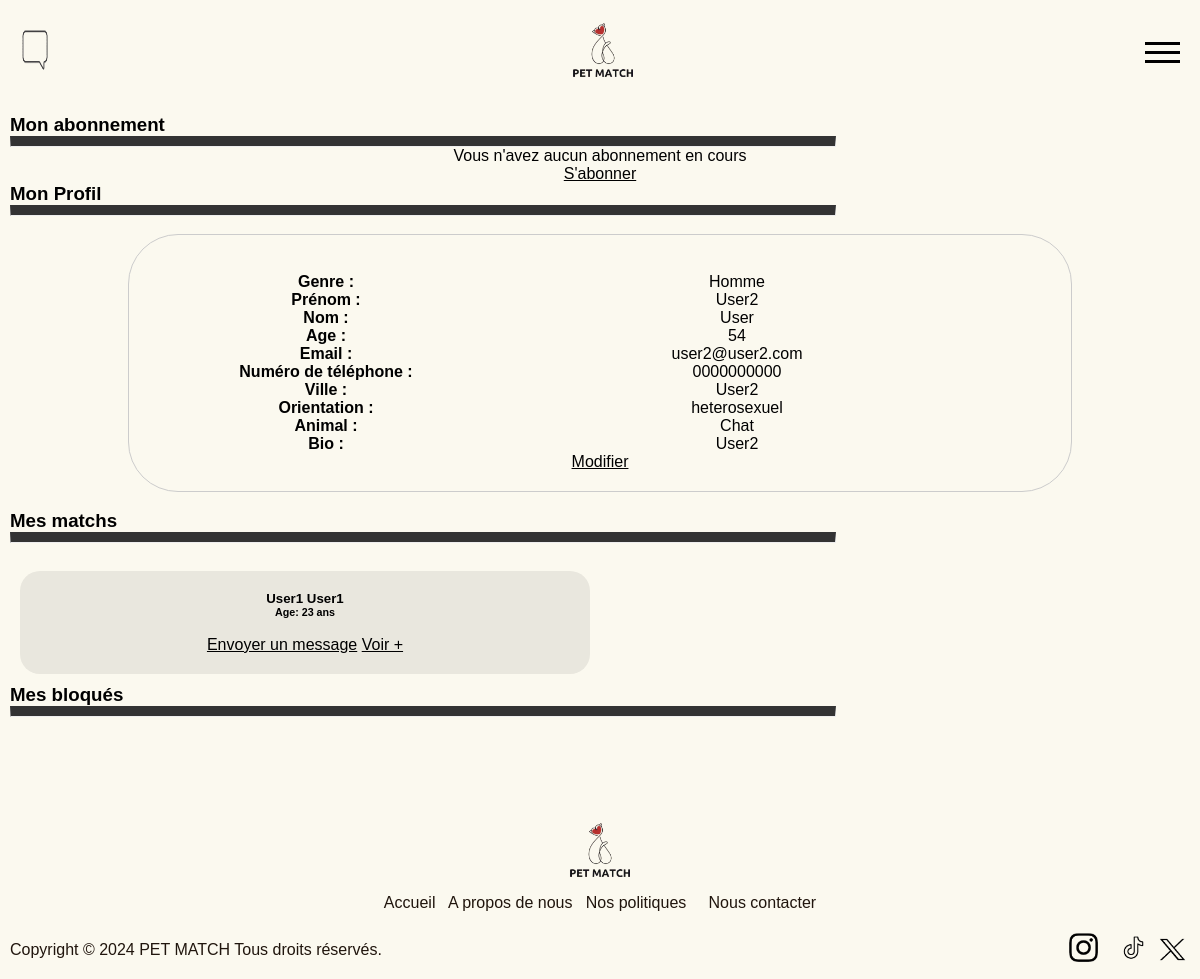
/user/user_space.php (signed in), run on the app's committed database.
### tables this page shows
CREATE TABLE user (
    id INTEGER PRIMARY KEY AUTOINCREMENT,
    gender TEXT NOT NULL,
    firstname TEXT NOT NULL,
    lastname TEXT NOT NULL,
    email TEXT NOT NULL UNIQUE,
    password TEXT NOT NULL,
    phone TEXT NOT NULL,
    city TEXT NOT NULL,
    birthday TEXT NOT NULL,
    orientation TEXT NOT NULL,
    bio TEXT,
    is_admin INTEGER NOT NULL DEFAULT 0,
    blocked INTEGER NOT NULL DEFAULT 0,
    created_at TIMESTAMP DEFAULT CURRENT_TIMESTAMP,
    subscription TEXT,
    dog_breed TEXT NOT NULL
, "photo" TEXT);

CREATE TABLE match (
    id INTEGER PRIMARY KEY AUTOINCREMENT,
    user1_id INTEGER NOT NULL,
    user2_id INTEGER NOT NULL,
    match_date TIMESTAMP DEFAULT CURRENT_TIMESTAMP,
    FOREIGN KEY (user1_id) REFERENCES user(id),
    FOREIGN KEY (user2_id) REFERENCES user(id)
);

### user/user_space.php (the view, shortened to what this page needs)
<?php include '../template/header.php';$custom_css = "../css/user_space.css"; ?>
<?php
try {
    $pdo = new PDO('sqlite:../DB/my_database.db');
    $pdo->setAttribute(PDO::ATTR_ERRMODE, PDO::ERRMODE_EXCEPTION);
    $request = $pdo->prepare('SELECT * FROM user WHERE id = ?');
    $request->execute([$_SESSION["user_id"]]);
    $response = $request->fetch(PDO::FETCH_ASSOC);
    if ($response) {
        $subscription = $pdo->prepare("SELECT * FROM subscription WHERE name = ?");
        $subscription->execute([$response['subscription']]);
        $response_subscription = $subscription->fetch(PDO::FETCH_ASSOC);
    } else {
        echo "Utilisateur non trouvé.";
    }
} catch (Exception $e) {
    echo "Erreur lors de la récupération des informations de l'utilisateur : " . $e->getMessage();
}
?>
<link rel="stylesheet" href="../css/user_space.css">
<h3>Mon abonnement</h3>
<hr style="border-top: 10px solid #333; width:70%">
<div class="center">
    <?php
        if ($response_subscription) {
            $subscription_detail = $pdo->prepare("SELECT * FROM user_subscription WHERE user_id = ?");
            $subscription_detail->execute([$response["id"]]);
            $response_subscription_detail = $subscription_detail->fetch(PDO::FETCH_ASSOC);
            echo "<p>Vous avez l'abonnement " . $response_subscription["name"] . "</p>";
            echo "<p>Il se termine le " . $response_subscription_detail["end"] . "</p>";
            echo "<p><a href='unsubscribe.php?sub_id='".$response_subscription_detail["id"]." onclick='return confirm(\"Êtes-vous sûr de vouloir résilier ?\")';>Résilier</a> <a href='change_subscription.php'>Modifier</a></p>";
        } else {
            echo "<p>Vous n'avez aucun abonnement en cours</p>";
            echo "<p><a href='subscribe.php'>S'abonner</a></p>";
        }
    ?>
</div>
<h3>Mon Profil</h3>
<hr style="border-top: 10px solid #333; width:70%">
<br>
<div class="my_infos">
    <div>
    </div>
    <div class="infos">
        <p class="type" >Genre :</p>
        <p class="value"><?php echo htmlspecialchars($response['gender']); ?></p>
    </div>
    <div class="infos">
        <p class="type" >Prénom :</p>
        <p class="value"><?php echo htmlspecialchars($response['firstname']); ?></p>
    </div>
    <div class="infos">
        <p class="type" >Nom :</p>
        <p class="value"><?php echo htmlspecialchars($response['lastname']); ?></p>
    </div>
    <div class="infos">
        <p class="type" >Age :</p>
        <p class="value">
            <?php
                $dateOfBirth = $response['birthday'];
                if (!is_null($dateOfBirth)) {
                    $birthdate = DateTime::createFromFormat('Y-m-d', $dateOfBirth);
                    if ($birthdate) {
                        $currentDate = new DateTime();
                        $age = $currentDate->diff($birthdate)->y;
                        echo $age;
                    } else {
                        echo "Format de date de naissance invalide pour l'utilisateur ID: " . $response['id'] . "<br>";
                    }
                } else {
                    echo "Date de naissance manquante pour l'utilisateur ID: " . $response['id'] . "<br>";
                }
            ?>
        </p>
    </div>
    <div class="infos">
        <p class="type" >Email :</p>
        <p class="value"><?php echo htmlspecialchars($response['email']); ?></p>
    </div>
    <div class="infos">
        <p class="type" >Numéro de téléphone :</p>
        <p class="value"><?php echo htmlspecialchars($response['phone']); ?></p>
    </div>
    <div class="infos">
        <p class="type" >Ville :</p>
        <p class="value"><?php echo htmlspecialchars($response['city']); ?></p>
    </div>
    <div class="infos">
        <p class="type" >Orientation :</p>
        <p class="value"><?php echo htmlspecialchars($response['orientation']); ?></p>
    </div>
    <div class="infos">
        <p class="type" >Animal :</p>
        <p class="value"><?php echo htmlspecialchars($response['dog_breed']); ?></p>
    </div>
    <div class="infos">
        <p class="type" >Bio :</p>
        <p class="value"><?php echo htmlspecialchars($response['bio']); ?></p>
    </div>
    <a href="edit_user_info.php">Modifier</a>
</div>
<br>
<div>
    <h3>Mes matchs</h3>
    <hr style="border-top: 10px solid #333; width:70%">
    <br>
    <?php
        $sql = "SELECT * FROM match WHERE (user1_id = ?) OR (user2_id = ?)";
        $stmt = $pdo->prepare($sql);
        $stmt->execute([$_SESSION['user_id'], $_SESSION['user_id']]);
        $users_match = $stmt->fetchAll(PDO::FETCH_ASSOC);
        foreach ($users_match as $match) {
            $other_user_id = ($match['user1_id'] == $_SESSION['user_id']) ? $match['user2_id'] : $match['user1_id'];
            $other_user_request = $pdo->prepare('SELECT * FROM user WHERE id = ?');
            $other_user_request->execute([$other_user_id]);
            $other_user = $other_user_request->fetch(PDO::FETCH_ASSOC);
            if ($other_user) {
                $birthdate = DateTime::createFromFormat('Y-m-d', $other_user['birthday']);
                $age = $birthdate ? (new DateTime())->diff($birthdate)->y : 'Inconnu';
                echo "<div class='card center'>
                    <h5>".$other_user['firstname']." ".$other_user['lastname']."</h5>
                    <h6>Age: ".$age." ans</h6>
                    <br>
                    <a href='../feature/messages.php?id=".$other_user['id']."' class='add-to-cart left-text' id='like'>Envoyer un message</a>
                    <a href='../feature/see_profile.php?id=".$other_user['id']."' class='right-text'>Voir +</a>
                </div>";
            }
        }
    ?>
</div>
<div>
    <h3>Mes bloqués</h3>
    <hr style="border-top: 10px solid #333; width:70%">
    <br>
</div>
<?php include '../template/footer.php'; ?>

### css/style.css (style rules this page uses)
* { margin: 0; padding: 0; box-sizing: border-box; }
html { height: 100%; background-color: #FBF9EF; }
body { min-height: 100%; display: block; flex-direction: column; font-family: "Arial", Sans-serif; background-color: #FBF9EF; }
p { color : #000000; }
a { color : rgb(0, 0, 0); cursor: pointer; text-decoration: underline; }
.center { width: 100%; text-align: center; }
.card { width: calc(100%/2 - 20px); padding: 20px; margin: 10px; background-color: #E9E7DE; border-radius: 20px; }
.left-text { flex: 1; }
.right-text { flex: 1; text-align: right; }

### css/user_space.css (style rules this page uses)
.my_infos { margin: auto; width: 80%; border: 1px solid #ccc; border-radius: 50px; padding: 20px 60px; text-align: center; display: block; color : black; }
.infos { display: grid; grid-template-columns: 1fr 2fr; }
p.type { font-weight:bold; }
p.value { float: right; }

### data on the page
user: gender "Homme", firstname "User2", lastname "User", email "user2@user2.com", phone "0000000000", city "User2", orientation "heterosexuel", dog_breed "Chat", bio "User2"
match: user2.firstname "User1", user2.lastname "User1"
